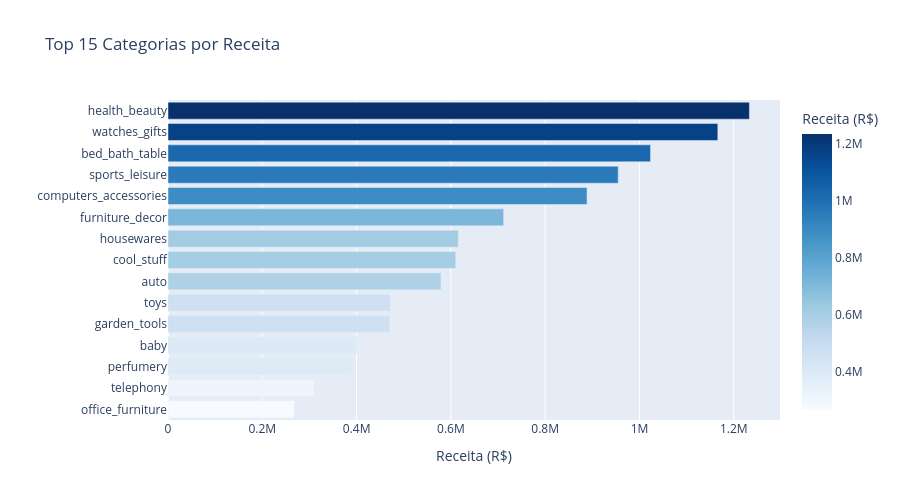

The code cell stored with this chart in its notebook:
### Code cell
# Juntar items com products e translation
df_produtos = items.merge(products, on="product_id", how="left")
df_produtos = df_produtos.merge(translation, on="product_category_name", how="left")
df_produtos = df_produtos.merge(
    orders[["order_id", "order_status"]], on="order_id", how="left"
)

# Só pedidos entregues
df_produtos = df_produtos[df_produtos["order_status"] == "delivered"]

# Receita por categoria
receita_cat = df_produtos.groupby("product_category_name_english")["price"].sum()\
    .sort_values(ascending=False).head(15).reset_index()
receita_cat.columns = ["categoria", "receita"]

fig = px.bar(
    receita_cat,
    x="receita", y="categoria",
    orientation="h",
    title="Top 15 Categorias por Receita",
    labels={"receita": "Receita (R$)", "categoria": ""},
    height=500,
    color="receita",
    color_continuous_scale="Blues",
)
fig.update_layout(yaxis=dict(autorange="reversed"), showlegend=False)
fig.show()

### Figure 1 — Plotly figure (JSON) as saved in the notebook; plotly's stock layout.template omitted (floating-point values rounded to 4 significant figures)
{"data": [{"hovertemplate": "Receita (R$)=%{marker.color}<br>=%{y}<extra></extra>", "legendgroup": "", "marker": {"color": [1233000.0, 1166000.0, 1023000.0, 954900.0, 888700.0, 711900.0, 615600.0, 610200.0, 579000.0, 471300.0, 470500.0, 400400.0, 390100.0, 309900.0, 268200.0], "coloraxis": "coloraxis", "pattern": {"shape": ""}}, "name": "", "orientation": "h", "showlegend": false, "textposition": "auto", "type": "bar", "x": [1233000.0, 1166000.0, 1023000.0, 954900.0, 888700.0, 711900.0, 615600.0, 610200.0, 579000.0, 471300.0, 470500.0, 400400.0, 390100.0, 309900.0, 268200.0], "xaxis": "x", "y": ["health_beauty", "watches_gifts", "bed_bath_table", "sports_leisure", "computers_accessories", "furniture_decor", "housewares", "cool_stuff", "auto", "toys", "garden_tools", "baby", "perfumery", "telephony", "office_furniture"], "yaxis": "y"}], "layout": {"barmode": "relative", "coloraxis": {"colorbar": {"title": {"text": "Receita (R$)"}}, "colorscale": [[0, "rgb(247,251,255)"], [0.125, "rgb(222,235,247)"], [0.25, "rgb(198,219,239)"], [0.375, "rgb(158,202,225)"], [0.5, "rgb(107,174,214)"], [0.625, "rgb(66,146,198)"], [0.75, "rgb(33,113,181)"], [0.875, "rgb(8,81,156)"], [1, "rgb(8,48,107)"]]}, "height": 500, "legend": {"tracegroupgap": 0}, "showlegend": false, "title": {"text": "Top 15 Categorias por Receita"}, "xaxis": {"anchor": "y", "domain": [0, 1], "title": {"text": "Receita (R$)"}}, "yaxis": {"anchor": "x", "autorange": "reversed", "domain": [0, 1], "title": {"text": ""}}}}
